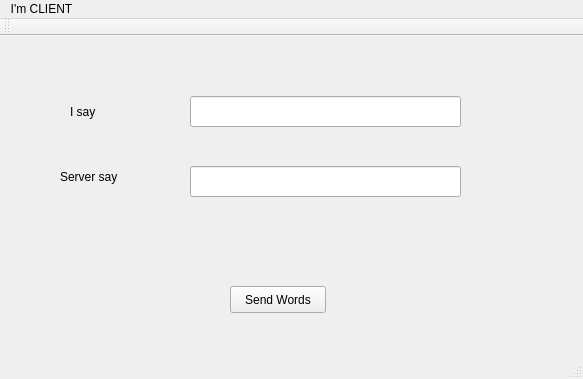
<?xml version="1.0" encoding="UTF-8"?>
<ui version="4.0">
 <class>MainWindow</class>
 <widget class="QMainWindow" name="MainWindow">
  <property name="geometry">
   <rect>
    <x>0</x>
    <y>0</y>
    <width>583</width>
    <height>379</height>
   </rect>
  </property>
  <property name="windowTitle">
   <string>MainWindow</string>
  </property>
  <widget class="QWidget" name="centralWidget">
   <widget class="QPushButton" name="pushButton">
    <property name="geometry">
     <rect>
      <x>230</x>
      <y>250</y>
      <width>96</width>
      <height>27</height>
     </rect>
    </property>
    <property name="text">
     <string>Send Words</string>
    </property>
   </widget>
   <widget class="QLabel" name="label">
    <property name="geometry">
     <rect>
      <x>70</x>
      <y>60</y>
      <width>81</width>
      <height>31</height>
     </rect>
    </property>
    <property name="text">
     <string>I say</string>
    </property>
   </widget>
   <widget class="QLabel" name="label_2">
    <property name="geometry">
     <rect>
      <x>60</x>
      <y>130</y>
      <width>81</width>
      <height>21</height>
     </rect>
    </property>
    <property name="text">
     <string>Server say</string>
    </property>
   </widget>
   <widget class="QLineEdit" name="lineEdit">
    <property name="geometry">
     <rect>
      <x>190</x>
      <y>60</y>
      <width>271</width>
      <height>31</height>
     </rect>
    </property>
   </widget>
   <widget class="QLineEdit" name="lineEdit_2">
    <property name="geometry">
     <rect>
      <x>190</x>
      <y>130</y>
      <width>271</width>
      <height>31</height>
     </rect>
    </property>
    <property name="readOnly">
     <bool>true</bool>
    </property>
   </widget>
  </widget>
  <widget class="QMenuBar" name="menuBar">
   <property name="geometry">
    <rect>
     <x>0</x>
     <y>0</y>
     <width>583</width>
     <height>25</height>
    </rect>
   </property>
   <widget class="QMenu" name="menuI_m_CLIENT">
    <property name="title">
     <string>I'm CLIENT</string>
    </property>
   </widget>
   <addaction name="menuI_m_CLIENT"/>
  </widget>
  <widget class="QToolBar" name="mainToolBar">
   <attribute name="toolBarArea">
    <enum>TopToolBarArea</enum>
   </attribute>
   <attribute name="toolBarBreak">
    <bool>false</bool>
   </attribute>
  </widget>
  <widget class="QStatusBar" name="statusBar"/>
 </widget>
 <layoutdefault spacing="6" margin="11"/>
 <resources/>
 <connections/>
</ui>
